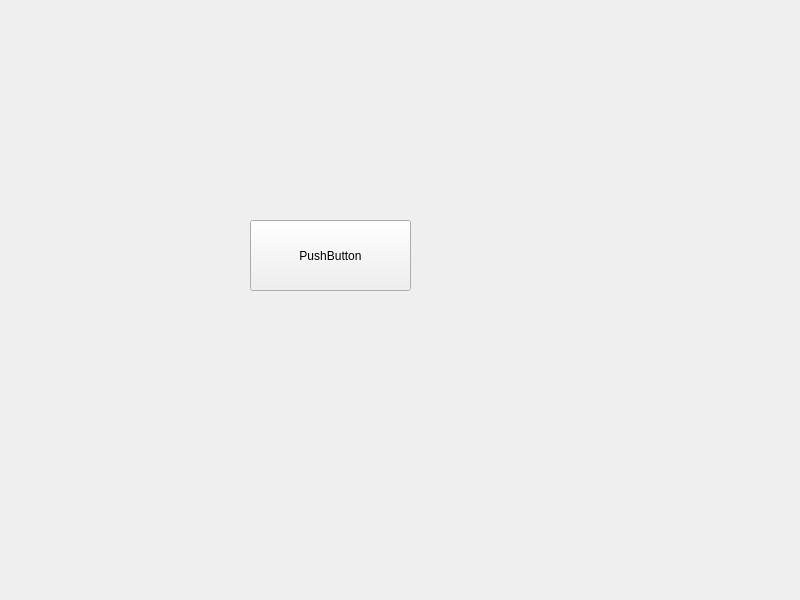
<?xml version="1.0" encoding="UTF-8"?>
<ui version="4.0">
 <class>Widget</class>
 <widget class="QWidget" name="Widget">
  <property name="geometry">
   <rect>
    <x>0</x>
    <y>0</y>
    <width>800</width>
    <height>600</height>
   </rect>
  </property>
  <property name="windowTitle">
   <string>Widget</string>
  </property>
  <widget class="QPushButton" name="pushButton">
   <property name="geometry">
    <rect>
     <x>250</x>
     <y>220</y>
     <width>161</width>
     <height>71</height>
    </rect>
   </property>
   <property name="text">
    <string>PushButton</string>
   </property>
  </widget>
 </widget>
 <resources/>
 <connections/>
</ui>
